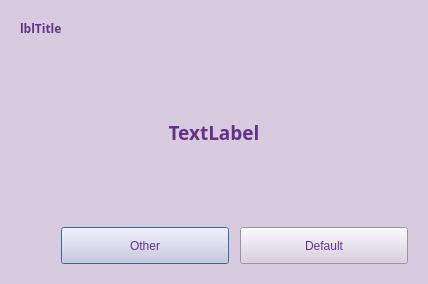
<?xml version="1.0" encoding="UTF-8"?>
<ui version="4.0">
 <class>MFormTakeOverDlg</class>
 <widget class="QDialog" name="MFormTakeOverDlg">
  <property name="geometry">
   <rect>
    <x>0</x>
    <y>0</y>
    <width>428</width>
    <height>284</height>
   </rect>
  </property>
  <property name="windowTitle">
   <string>Dialog</string>
  </property>
  <property name="styleSheet">
   <string>color: rgb(99, 50, 133);
background-color: rgb(216, 203, 224);
</string>
  </property>
  <layout class="QVBoxLayout" name="verticalLayout_2">
   <item>
    <widget class="QFrame" name="frContainer">
     <property name="frameShape">
      <enum>QFrame::NoFrame</enum>
     </property>
     <property name="frameShadow">
      <enum>QFrame::Raised</enum>
     </property>
     <layout class="QVBoxLayout" name="verticalLayout">
      <item>
       <layout class="QHBoxLayout" name="DialogTitle">
        <property name="bottomMargin">
         <number>5</number>
        </property>
        <item>
         <widget class="QLabel" name="lblTitle">
          <property name="sizePolicy">
           <sizepolicy hsizetype="Preferred" vsizetype="Preferred">
            <horstretch>0</horstretch>
            <verstretch>0</verstretch>
           </sizepolicy>
          </property>
          <property name="maximumSize">
           <size>
            <width>16777215</width>
            <height>45</height>
           </size>
          </property>
          <property name="font">
           <font>
            <family>Century Gothic</family>
            <weight>75</weight>
            <bold>true</bold>
           </font>
          </property>
          <property name="text">
           <string>lblTitle</string>
          </property>
         </widget>
        </item>
       </layout>
      </item>
      <item>
       <widget class="QFrame" name="frInputFrame">
        <property name="enabled">
         <bool>true</bool>
        </property>
        <property name="sizePolicy">
         <sizepolicy hsizetype="Preferred" vsizetype="Expanding">
          <horstretch>0</horstretch>
          <verstretch>4</verstretch>
         </sizepolicy>
        </property>
        <property name="frameShape">
         <enum>QFrame::NoFrame</enum>
        </property>
        <property name="frameShadow">
         <enum>QFrame::Raised</enum>
        </property>
        <layout class="QGridLayout" name="gridLayout">
         <item row="0" column="0">
          <widget class="QLabel" name="lblMessageText">
           <property name="font">
            <font>
             <family>Century Gothic</family>
             <pointsize>14</pointsize>
             <weight>75</weight>
             <bold>true</bold>
             <kerning>true</kerning>
            </font>
           </property>
           <property name="text">
            <string>TextLabel</string>
           </property>
           <property name="alignment">
            <set>Qt::AlignCenter</set>
           </property>
          </widget>
         </item>
        </layout>
       </widget>
      </item>
      <item>
       <layout class="QHBoxLayout" name="DialogButtons">
        <property name="topMargin">
         <number>5</number>
        </property>
        <item>
         <spacer name="ButtonAlignSpacer">
          <property name="orientation">
           <enum>Qt::Horizontal</enum>
          </property>
          <property name="sizeHint" stdset="0">
           <size>
            <width>40</width>
            <height>20</height>
           </size>
          </property>
         </spacer>
        </item>
        <item>
         <widget class="QPushButton" name="btnCancel">
          <property name="enabled">
           <bool>true</bool>
          </property>
          <property name="minimumSize">
           <size>
            <width>168</width>
            <height>37</height>
           </size>
          </property>
          <property name="maximumSize">
           <size>
            <width>168</width>
            <height>37</height>
           </size>
          </property>
          <property name="text">
           <string>Other</string>
          </property>
          <property name="default">
           <bool>false</bool>
          </property>
         </widget>
        </item>
        <item>
         <spacer name="ButtonsSpacer">
          <property name="orientation">
           <enum>Qt::Horizontal</enum>
          </property>
          <property name="sizeType">
           <enum>QSizePolicy::Fixed</enum>
          </property>
          <property name="sizeHint" stdset="0">
           <size>
            <width>5</width>
            <height>20</height>
           </size>
          </property>
         </spacer>
        </item>
        <item>
         <widget class="QPushButton" name="btnOK">
          <property name="enabled">
           <bool>true</bool>
          </property>
          <property name="minimumSize">
           <size>
            <width>168</width>
            <height>37</height>
           </size>
          </property>
          <property name="maximumSize">
           <size>
            <width>168</width>
            <height>37</height>
           </size>
          </property>
          <property name="text">
           <string>Default</string>
          </property>
          <property name="default">
           <bool>false</bool>
          </property>
         </widget>
        </item>
       </layout>
      </item>
     </layout>
    </widget>
   </item>
  </layout>
 </widget>
 <resources/>
 <connections/>
</ui>
